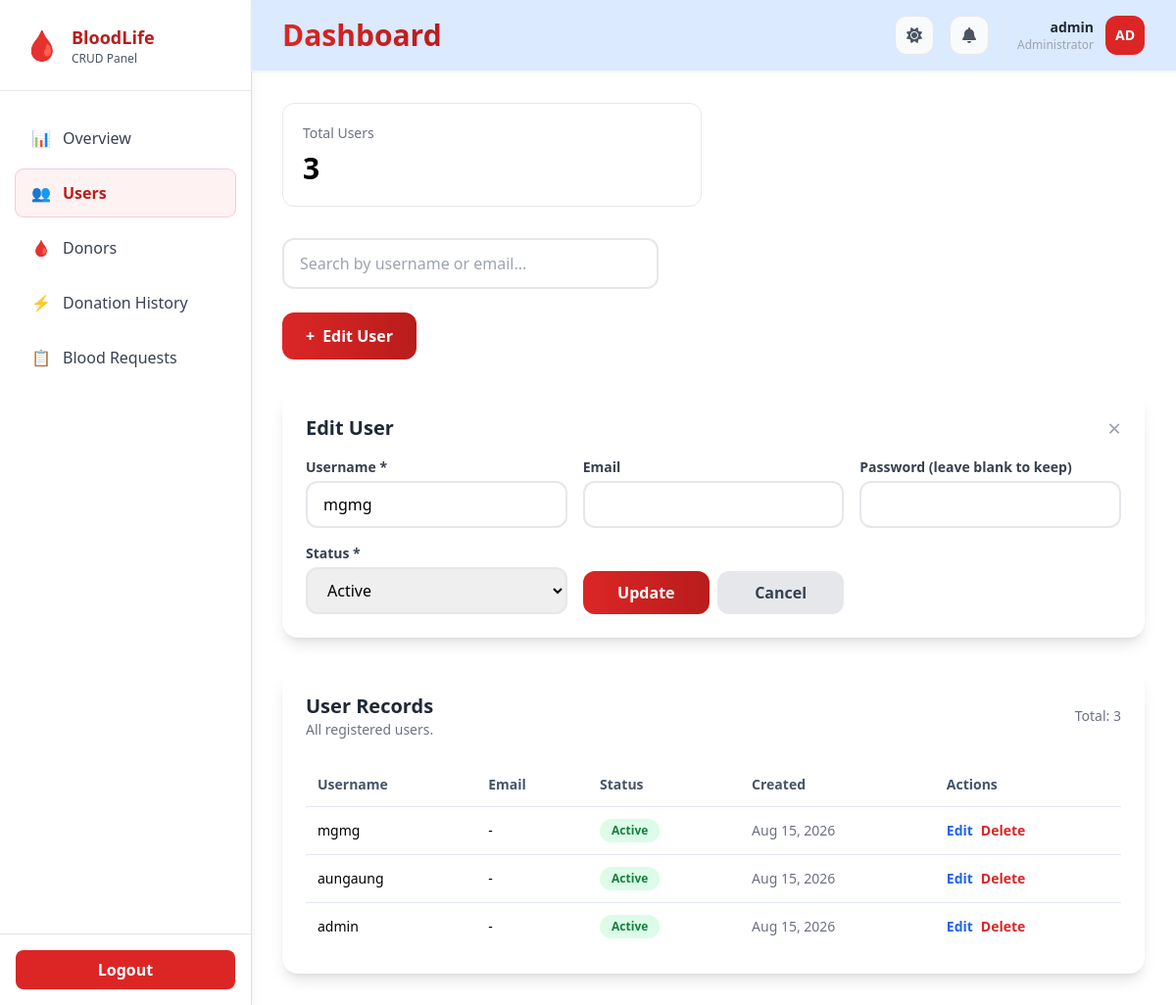
Page /admin/logindata.php?edit=3 (signed in) on the committed database.
### tables this page shows
CREATE TABLE users (
    id INT AUTO_INCREMENT PRIMARY KEY,
    username VARCHAR(50) NOT NULL UNIQUE,
    email VARCHAR(100),
    password VARCHAR(255) NOT NULL,
    role ENUM('Admin','User') NOT NULL DEFAULT 'User',
    status ENUM('Active','Inactive') DEFAULT 'Active',
    myanmar_name VARCHAR(100) DEFAULT NULL,
    reset_token VARCHAR(255) DEFAULT NULL,
    reset_expires_at DATETIME DEFAULT NULL,
    created_at TIMESTAMP DEFAULT CURRENT_TIMESTAMP
);

### admin/logindata.php (the view, shortened to what this page needs)
<?php
require_once __DIR__ . '/../config/db.php';
$users = [];
$result = $conn->query("SELECT * FROM users ORDER BY id DESC");
if ($result && $result->num_rows > 0) {
    $users = $result->fetch_all(MYSQLI_ASSOC);
}
$stats = [
    'total' => $conn->query("SELECT COUNT(*) AS c FROM users")->fetch_assoc()['c'] ?? 0,
];
$edit_row = null;
if (isset($_GET['edit'])) {
    $edit_id = (int)$_GET['edit'];
    foreach ($users as $u) {
        if ($u['id'] == $edit_id) {
            $edit_row = $u;
            break;
        }
    }
}
?>
<!DOCTYPE html>
<html lang="en">
<head>
    <script src="https://cdn.tailwindcss.com"></script>
    <link rel="stylesheet" href="../assets/css/myanmar-font.css">
</head>
<body class="bg-gray-100">
<div class="flex min-h-screen">
    <div class="sidebar w-64 bg-white shadow-lg hover:ring-1 hover:ring-pink-500/20 hidden md:flex flex-col sticky top-0 self-start h-screen overflow-y-auto transition-colors duration-300">
        <div class="p-6 border-b border-gray-200">
            <div class="flex items-center space-x-3">
                <span class="text-3xl">🩸</span>
                <div>
                    <h1 class="font-bold text-lg text-red-700">BloodLife</h1>
                    <p class="text-xs text-gray-600">CRUD Panel</p>
                </div>
            </div>
        </div>
        <nav class="flex-1 px-4 py-6 space-y-2">
            <a href="dashboard.php" class="flex items-center space-x-3 px-4 py-3 text-gray-700 hover:bg-red-50 hover:text-red-700 hover:ring-1 hover:ring-pink-500/20 rounded-lg transition">
                <span>📊</span> <span data-i18n="overview">Overview</span>
            </a>
            <a href="logindata.php" class="flex items-center space-x-3 px-4 py-3 bg-red-50 text-red-700 font-semibold ring-1 ring-pink-500/30 rounded-lg transition">
                <span>👥</span> <span>Users</span>
            </a>
            <a href="donor_crud.php" class="flex items-center space-x-3 px-4 py-3 text-gray-700 hover:bg-red-50 hover:text-red-700 hover:ring-1 hover:ring-pink-500/20 rounded-lg transition">
                <span>🩸</span> <span>Donors</span>
            </a>
            <a href="donation_history_crud.php" class="flex items-center space-x-3 px-4 py-3 text-gray-700 hover:bg-red-50 hover:text-red-700 hover:ring-1 hover:ring-pink-500/20 rounded-lg transition">
                <span>⚡</span> <span>Donation History</span>
            </a>
            <a href="blood_requests_crud.php" class="flex items-center space-x-3 px-4 py-3 text-gray-700 hover:bg-red-50 hover:text-red-700 hover:ring-1 hover:ring-pink-500/20 rounded-lg transition">
                <span>📋</span> <span>Blood Requests</span>
            </a>
        </nav>
        <div class="p-4 border-t border-gray-200">
            <a href="logout.php" onclick="return confirm('Are you sure you want to logout?')" class="w-full bg-red-600 text-white flex justify-center py-2 rounded-lg font-semibold hover:bg-red-700 transition" data-i18n="logout">Logout</a>
        </div>
    </div>
    <main class="flex-1">
        <?php include __DIR__ . '/../includes/navbar.php'; ?>
        <div class="p-8">
            <div class="grid grid-cols-1 md:grid-cols-2 gap-6 mb-8">
                <div class="bg-white rounded-xl border p-5 stat-card">
                    <p class="text-gray-500 text-sm">Total Users</p>
                    <h3 class="text-3xl font-bold mt-2"><?= $stats['total'] ?></h3>
                </div>
            </div>
            <div class="w-96 mb-6">
                <input id="searchInput" type="text" placeholder="Search by username or email..." class="w-full border-2 border-gray-200 rounded-xl px-4 py-3 focus:outline-none focus:border-red-500 transition">
            </div>
            <div class="mb-8">
                <button onclick="toggleForm()" id="toggleFormBtn" class="bg-gradient-to-r from-red-600 to-red-700 text-white font-semibold px-6 py-3 rounded-xl hover:shadow-lg transition flex items-center gap-2">
                    <span>+</span>
                    <span><?= $edit_row ? 'Edit User' : 'Add New User' ?></span>
                </button>
            </div>
            <div id="crudForm" class="bg-white rounded-2xl shadow-lg p-6 mb-8 <?= $edit_row ? '' : 'hidden' ?>">
                <div class="flex items-center justify-between mb-4">
                    <h3 class="text-xl font-bold text-gray-800"><?= $edit_row ? 'Edit User' : 'New User' ?></h3>
                    <button onclick="toggleForm()" class="text-gray-400 hover:text-gray-600 text-2xl leading-none">&times;</button>
                </div>
                <form method="POST" class="grid grid-cols-1 md:grid-cols-2 lg:grid-cols-3 gap-4">
                    <div>
                        <label class="block text-sm font-semibold text-gray-700 mb-1">Username *</label>
                        <input type="text" name="username" value="<?= htmlspecialchars($edit_row['username'] ?? '') ?>" required class="w-full border-2 border-gray-200 rounded-xl px-4 py-2.5 focus:border-red-500 focus:ring-2 focus:ring-red-200 transition outline-none">
                    </div>
                    <div>
                        <label class="block text-sm font-semibold text-gray-700 mb-1">Email</label>
                        <input type="email" name="email" value="<?= htmlspecialchars($edit_row['email'] ?? '') ?>" class="w-full border-2 border-gray-200 rounded-xl px-4 py-2.5 focus:border-red-500 focus:ring-2 focus:ring-red-200 transition outline-none">
                    </div>
                    <div>
                        <label class="block text-sm font-semibold text-gray-700 mb-1">Password <?= $edit_row ? '(leave blank to keep)' : '*' ?></label>
                        <input type="password" name="password" value="" <?= $edit_row ? '' : 'required' ?> class="w-full border-2 border-gray-200 rounded-xl px-4 py-2.5 focus:border-red-500 focus:ring-2 focus:ring-red-200 transition outline-none">
                    </div>
                    <div>
                        <label class="block text-sm font-semibold text-gray-700 mb-1">Status *</label>
                        <select name="status" required class="w-full border-2 border-gray-200 rounded-xl px-4 py-2.5 focus:border-red-500 focus:ring-2 focus:ring-red-200 transition outline-none">
                            <?php foreach (['Active','Inactive'] as $st): ?>
                                <option value="<?= $st ?>" <?= (($edit_row['status'] ?? 'Active') === $st) ? 'selected' : '' ?>><?= $st ?></option>
                            <?php endforeach; ?>
                        </select>
                    </div>
                    <div class="flex items-end">
                        <button type="submit" name="<?= $edit_row ? 'update' : 'add' ?>" class="w-full bg-gradient-to-r from-red-600 to-red-700 text-white font-semibold py-2.5 rounded-xl hover:shadow-lg transition">
                            <?= $edit_row ? 'Update' : 'Create' ?>
                        </button>
                        <?php if ($edit_row): ?>
                            <a href="logindata.php" class="ml-2 w-full text-center bg-gray-200 text-gray-700 font-semibold py-2.5 rounded-xl hover:bg-gray-300 transition">Cancel</a>
                        <?php endif; ?>
                    </div>
                </form>
            </div>
            <div class="bg-white rounded-2xl shadow-lg p-6">
                <div class="flex items-center justify-between mb-6">
                    <div>
                        <h3 class="text-xl font-bold text-gray-800">User Records</h3>
                        <p class="text-sm text-gray-500">All registered users.</p>
                    </div>
                    <span class="text-sm text-gray-500">Total: <?= count($users) ?></span>
                </div>
                <div class="overflow-x-auto">
                    <table class="w-full text-left text-sm border-collapse">
                        <thead>
                            <tr class="bg-gray-50 text-slate-600">
                                <th class="p-3">Username</th>
                                <th class="p-3">Email</th>
                                <th class="p-3">Status</th>
                                <th class="p-3">Created</th>
                                <th class="p-3">Actions</th>
                            </tr>
                        </thead>
                        <tbody>
                            <?php if (count($users) > 0): ?>
                                <?php foreach ($users as $u): ?>
                                    <?php
                                    $statusColor = ($u['status'] ?? 'Active') === 'Active' ? 'bg-green-100 text-green-700' : 'bg-red-100 text-red-700';
                                    ?>
                                    <tr class="user-row border-t border-slate-200 hover:bg-gray-50">
                                        <td class="p-3 font-medium"><?= htmlspecialchars($u['username']) ?></td>
                                        <td class="p-3"><?= htmlspecialchars($u['email'] ?? '-') ?></td>
                                        <td class="p-3"><span class="inline-flex rounded-full px-3 py-1 text-xs font-semibold <?= $statusColor ?>"><?= htmlspecialchars($u['status']) ?></span></td>
                                        <td class="p-3 text-gray-500"><?= date('M d, Y', strtotime($u['created_at'])) ?></td>
                                        <td class="p-3">
                                            <div class="flex gap-2">
                                                <a href="logindata.php?edit=<?= $u['id'] ?>" class="text-blue-600 hover:text-blue-800 font-semibold">Edit</a>
                                                <a href="logindata.php?delete=<?= $u['id'] ?>" class="text-red-600 hover:text-red-800 font-semibold" onclick="return confirm('Delete this user?')">Delete</a>
                                            </div>
                                        </td>
                                    </tr>
                                <?php endforeach; ?>
                            <?php else: ?>
                                <tr><td colspan="6" class="p-8 text-center text-gray-500">No users found.</td></tr>
                            <?php endif; ?>
                        </tbody>
                    </table>
                </div>
            </div>
        </div>
    </main>
</div>
</body>
</html>

### admin/logindata.php (style rules this page uses)
.stat-card { transition: all 0.3s ease; }
html:not(.dark) body { background-color: #ffffff !important; background-image: none !important; }
html:not(.dark) .bg-gray-50:not(.sidebar):not(nav):not(nav *) { background-color: #ffffff !important; }
html:not(.dark) .bg-gray-100 { background-color: #ffffff !important; }

### rows in the picture
users: username "mgmg", status "Active", email "-", created_at "Aug 15, 2026"
users: username "aungaung", email "-", status "Active", created_at "Aug 15, 2026"
users: username "admin", email "-", status "Active", created_at "Aug 15, 2026"

### other values in the picture
$_SESSION['username'] "admin"
substr($_SESSION['username'] ?? 'A', 0, 2) "AD"
$stats['total'] "3"
count($users) "3"
